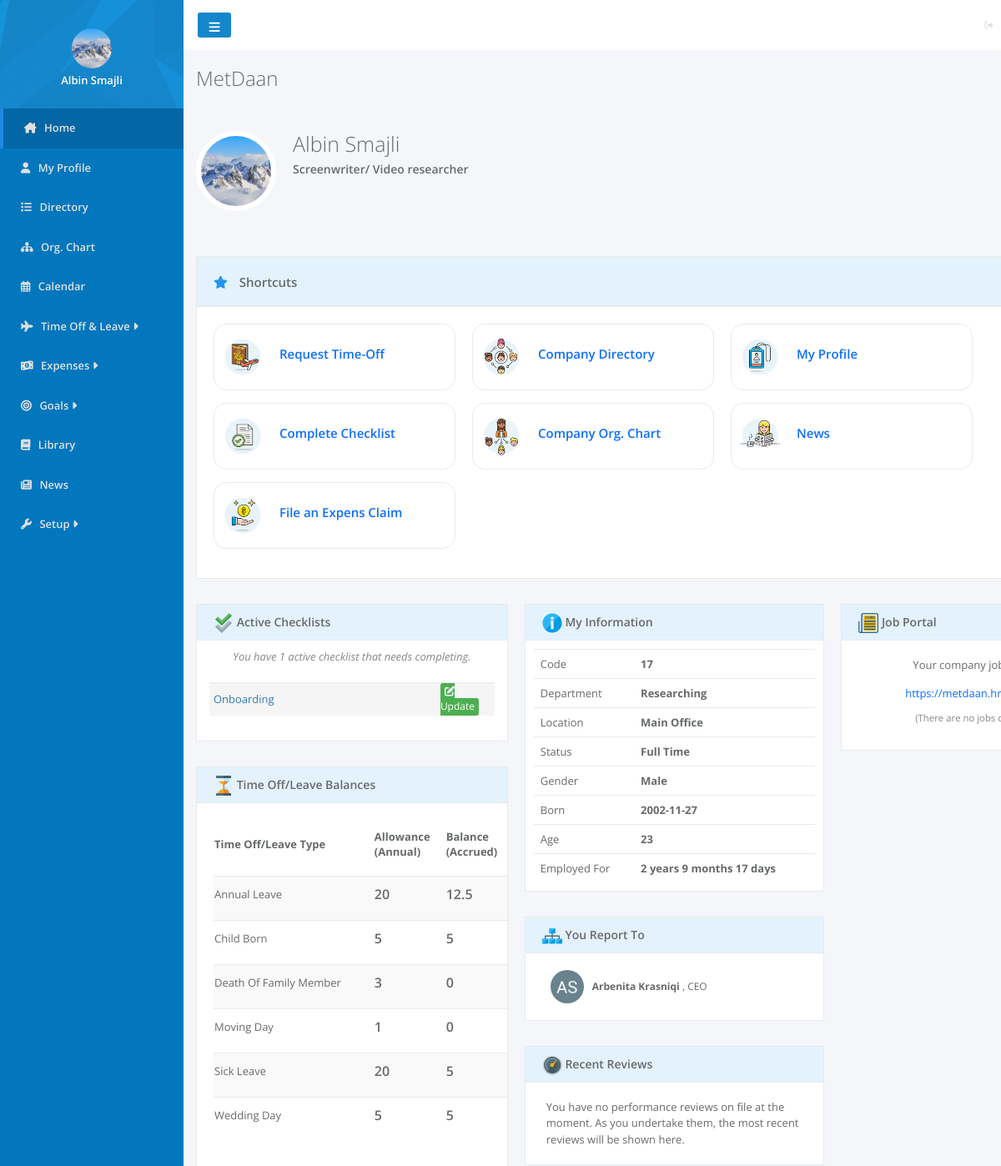
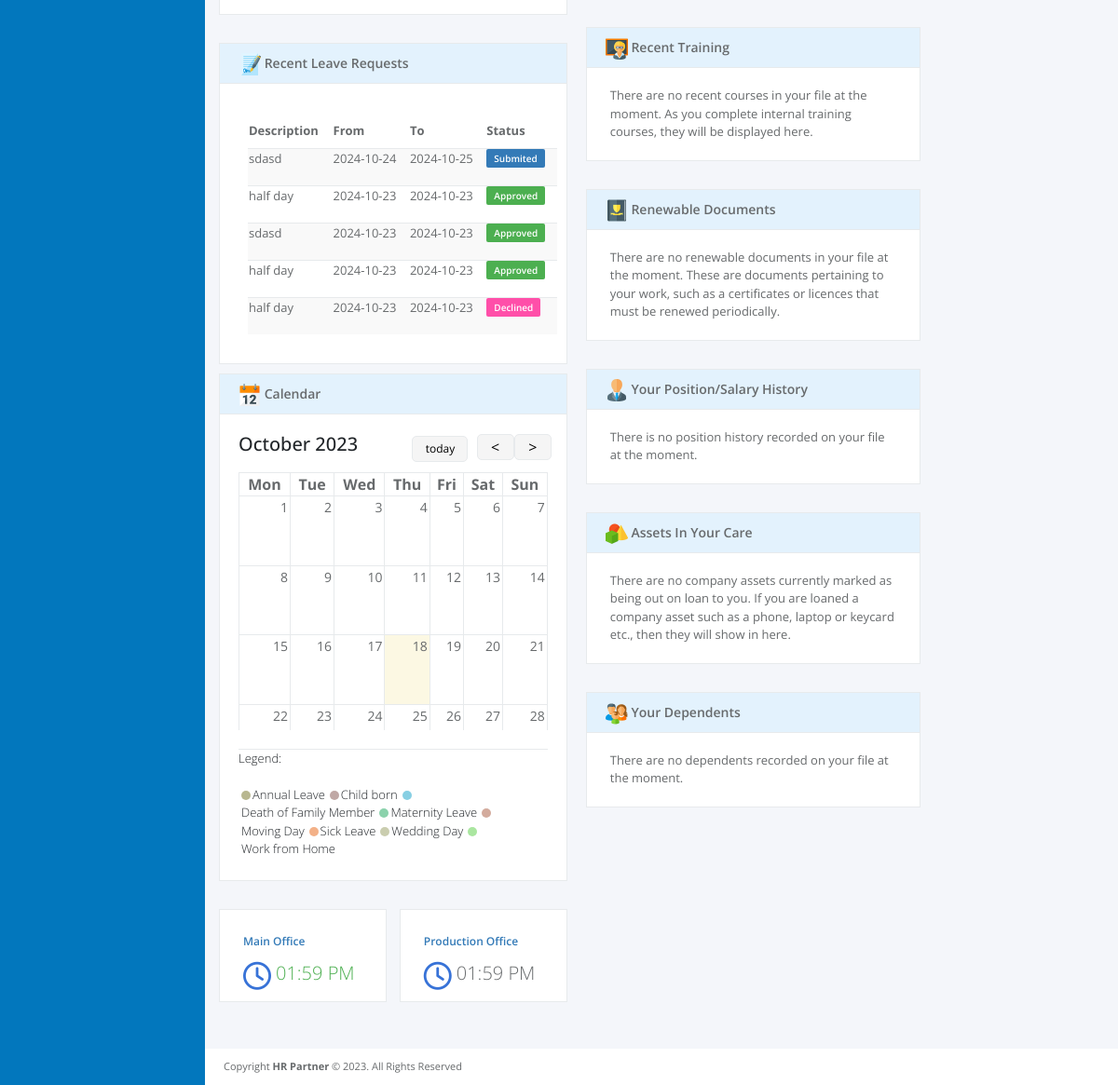
/pages/home.php (signed in), run on the app's committed database (2 pictures, top to bottom).
### tables this page shows
CREATE TABLE `users` (
  `user_id` int(100) NOT NULL,
  `image` varchar(500) DEFAULT NULL,
  `name` varchar(200) NOT NULL,
  `surname` varchar(200) NOT NULL,
  `email` varchar(200) NOT NULL,
  `password` varchar(500) NOT NULL,
  `Position_ID` int(11) DEFAULT NULL,
  `Departament_ID` int(11) DEFAULT NULL,
  `role` int(11) NOT NULL,
  `location` varchar(100) DEFAULT NULL,
  `status` varchar(100) DEFAULT NULL,
  `report_to` int(11) DEFAULT NULL,
  `gender` varchar(10) DEFAULT NULL,
  `born` date DEFAULT NULL,
  `started` date DEFAULT NULL,
  `company` int(11) DEFAULT NULL
);

CREATE TABLE `amountoftimeoff` (
  `id` int(11) NOT NULL,
  `allowance` double NOT NULL,
  `balance` double NOT NULL,
  `planned` double NOT NULL,
  `available` double DEFAULT NULL,
  `time_off_type` int(11) DEFAULT NULL,
  `user_id` int(11) DEFAULT NULL
);

CREATE TABLE `timeofftype` (
  `id` int(11) NOT NULL,
  `time_off` varchar(100) DEFAULT NULL,
  `company_id` int(11) DEFAULT NULL
);

CREATE TABLE `timeoffrequests` (
  `request_id` int(11) NOT NULL,
  `User_ID` int(11) NOT NULL,
  `Head_ID` int(11) NOT NULL,
  `leave_type` varchar(500) NOT NULL,
  `from` date NOT NULL,
  `to` date NOT NULL,
  `duration` double NOT NULL,
  `short_description` varchar(500) NOT NULL,
  `reason` varchar(500) NOT NULL,
  `status` varchar(100) NOT NULL,
  `checkedby` int(11) DEFAULT NULL,
  `checkDate` date DEFAULT NULL,
  `created` date DEFAULT NULL
);

CREATE TABLE `position` (
  `position_id` int(11) NOT NULL,
  `position_name` varchar(100) NOT NULL,
  `company_id` int(11) NOT NULL
);

### pages/home.php (the view, shortened to what the rows shown need)
<?php
require_once '../config.php';
require 'Calendar.php';
$userId = $_SESSION['user_id'];
$companyId = $_SESSION['company'];
$calendar = new Calendar(new CurrentDate(), new CalendarDate());
$calendar->setSundayFirst(false);
$calendar->create();
$currentTime = date('h:i A');
$timeoffQuery = "SELECT * FROM timeofftype LEFT JOIN amountoftimeoff ON timeofftype.id = amountoftimeoff.time_off_type
    where company_id=$companyId and user_id=$userId
    ORDER BY timeofftype.time_off ASC";
$prep = $con->prepare($timeoffQuery);
$prep->execute();
$timeoffs = $prep->fetchAll();
$sql = "  SELECT * FROM users WHERE User_ID = $userId";
$prep = $con->prepare($sql);
$prep->execute();
$data2 = $prep->fetch();
$leaderID = $_SESSION['report_to'];
$sql = "SELECT * from users
        LEFT JOIN position ON users.Position_ID = position.position_id
        LEFT JOIN departament ON users.Departament_ID = departament.departament_id
        WHERE User_ID = $leaderID";
$prep = $con->prepare($sql);
$prep->execute();
$leaderData = $prep->fetch();
$leaderName = $leaderData["name"];
$leaderSurname = $leaderData["surname"];
$leaderPosition = $leaderData["position_name"];
$sql = "SELECT * From timeoffrequests
    WHERE User_ID =$userId
    ORDER BY timeoffrequests.request_id DESC LIMIT 0, 5";
$prep = $con->prepare($sql);
$prep->execute();
$requestDatas = $prep->fetchAll();
?>
<head>
    <link href="https://cdn.jsdelivr.net/npm/bootstrap@5.3.1/dist/css/bootstrap.min.css" rel="stylesheet"
>
    <link rel="stylesheet" href="../css/home.css">
</head>
<body>
    <div>
        <?php include '../template/sidebar.php' ?>
    </div>
    <div id="main">
        <div class="name">
            <?php echo "<h2>" . $_SESSION['company_name'] . "</h2>"; ?>
        </div>
        <div class="homeHead">
            <div class="image">
                <img src="../userIMG/<?= $data2['image'] ?>" alt="" width="120px" height="120px">
            </div>
            <div class="peronal">
                <?php echo '<h2>' . $_SESSION['name'] . '</h2>'; ?>
            </div>
        </div>
        <div class="thirdContainer">
            <div class="leftDiv">
                <div class="timeOff">
                    <div class="timeOffBody">
                        <table class="leavs">
                            <thead>
                                <tr>
                                    <td>Time Off/Leave Type</td>
                                    <td>Allowance <br> (Annual)</td>
                                    <td>Balance <br> (Accrued)</td>
                                </tr>
                            </thead>
                            <tbody>
                                <?php foreach ($timeoffs as $timeoff): ?>
                                    <tr>
                                        <td class="leavType"><?= $timeoff['time_off'] ?> </td>
                                        <td><?= $timeoff['allowance'] ?></td>
                                        <td><?= $timeoff['balance'] ?></td>
                                    </tr>
                                <?php endforeach; ?>
                            </tbody>
                        </table>
                    </div>
                </div>
                <div class="recentLeaveRequests">
                    <div class="recentLeaveRequestsBody">
                        <table class="recentLeave">
                            <thead>
                                <tr>
                                    <td>Description</td>
                                    <td>From</td>
                                    <td>To</td>
                                    <td>Status</td>
                                </tr>
                            </thead>
                            <tbody>
                                <?php foreach ($requestDatas as $requestData): ?>
                                    <tr>
                                        <td>
                                            <?= $requestData['short_description'] ?>
                                        </td>
                                        <td>
                                            <?= $requestData['from'] ?>
                                        </td>
                                        <td>
                                            <?= $requestData['to'] ?>
                                        </td>
                                        <td>
                                            <?php if ($requestData['status'] == 'Submited') { ?>
                                                <span class='submited'>
                                                    <?= $requestData['status'] ?>
                                                </span>
                                            <?php } elseif ($requestData['status'] == 'Approved') { ?>
                                                <span class='approved'>
                                                    <?= $requestData['status'] ?>
                                                </span>
                                            <?php } elseif ($requestData['status'] == 'Declined') { ?>
                                                <span class='decline'>
                                                    <?= $requestData['status'] ?>
                                                </span>
                                            <?php } ?>
                                        </td>
                                    </tr>
                                <?php endforeach; ?>
                            </tbody>
                        </table>
                    </div>
                </div>
                <div class="Calendar">
                    <div class="calendarBody">
                        <div class="calendarTableDiv">
                            <table class="calendarTable">
                                <thead>
                                    <?php foreach ($calendar->getDayLabels() as $dayLabel): ?>
                                        <th>
                                            <?php echo $dayLabel ?>
                                        </th>
                                    <?php endforeach; ?>
                                </thead>
                            </table>
                        </div>
                    </div>
                </div>
                <div class="clocks">
                    <div class="clock1">
                        <div class="clock1-2">
                            <?php echo '<h2>' . $currentTime . '</h2>' ?>
                        </div>
                    </div>
                    <div class="clock2">
                        <div class="clock2-2">
                            <?php echo '<h2>' . $currentTime . '</h2>' ?>
                        </div>
                    </div>
                </div>
            </div>
            <div class="midDiv">
                <div class="MyInfo">
                    <div class="MyInfoBody">
                        <div class="MyInfoContent">
                            <table class="personalInfo">
                                <tbody>
                                    <tr>
                                        <?php echo '<th>' . $_SESSION['user_id'] . '</th>'; ?>
                                    </tr>
                                    <tr>
                                        <?php echo '<th>' . $_SESSION['departament'] . '</th>'; ?>
                                    </tr>
                                    <tr>
                                        <?php echo '<th>' . $_SESSION['location'] . '</th>'; ?>
                                    </tr>
                                    <tr>
                                        <?php echo '<th>' . $_SESSION['status'] . '</th>'; ?>
                                    </tr>
                                    <tr>
                                        <?php if ($_SESSION['gender'] == null) {
                                            echo '<th>  N/A  </th>';
                                        } else {
                                            echo '<th>' . $_SESSION['gender'] . '</th>';
                                        } ?>
                                    </tr>
                                    <tr>
                                        <?php echo '<th>' . $_SESSION['born'] . '</th>'; ?>
                                    </tr>
                                    <tr>
                                        <td>Age</td>
                                        <?php
                                        if (!$_SESSION['born'] == null) {
                                            $currentDate = gmdate('Y-m-d');
                                            $currentDate = date_create($currentDate);
                                            $birthDay = $data2['born'];
                                            $birthDay = date_create($birthDay);
                                            $mosha = date_diff($birthDay, $currentDate);
                                            echo '<th>' . $mosha->y . '</th>';
                                        } else {
                                            echo '<th>  N/A  </th>';
                                        } ?>
                                    </tr>
                                    <tr>
                                        <td>Employed For</td>
                                        <?php
                                        $currentDate = gmdate('Y-m-d');
                                        $currentDate = date_create($currentDate);
                                        $startedDate = $data2['started'];
                                        $startedDate = date_create($startedDate);
                                        $worksFor = date_diff($startedDate, $currentDate);
                                        echo '<th>' . $worksFor->y . ' years ' . $worksFor->m . ' months ' . $worksFor->d . ' days' . '</th>';
                                        ?>
                                    </tr>
                                </tbody>
                            </table>
                        </div>
                    </div>
                </div>
                <div class="ReportsTo">
                    <div class="ReportsToBody">
                        <img src="../images/albin-smajli.png" alt="">
                        <p><Strong><?= $leaderName ?> <?= $leaderSurname ?> </Strong> , <?= $leaderPosition ?></p>
                    </div>
                </div>
            </div>
        </div>
    </div>
</body>
</html>

### template/sidebar.php (shortened to what the rows shown need)
<?php $sql = "SELECT u.user_id, u.image from users u where user_id=$userId";
$prep = $con->prepare($sql);
$prep->execute();
$userImages = $prep->fetchAll();
?>
<head>
    <link rel="stylesheet" href="../css/index.css">
</head>
<div id="sidebar">
    <ul id="sidebarElements">
        <li id="profile">
            <div class="profile-element">
                <span class="profile-element-image">
                    <?php foreach ($userImages as $userImage): ?>
                        <img src="../userIMG/<?= $userImage['image'] ?>" alt="">
                    <?php endforeach; ?>
                </span>
            </div>
        </li>
    </ul>
</div>

### data on the page
users: image (picture), born "23", started "2", started "9", started.user_id "17"
amountoftimeoff: time_off_type.time_off "Annual Leave", allowance "20", balance "12.5"
amountoftimeoff: time_off_type.time_off "Child Born", allowance "5", balance "5"
amountoftimeoff: time_off_type.time_off "Death Of Family Member", allowance "3", balance "0"
amountoftimeoff: time_off_type.time_off "Moving Day", allowance "1", balance "0"
amountoftimeoff: time_off_type.time_off "Sick Leave", allowance "20", balance "5"
amountoftimeoff: time_off_type.time_off "Wedding Day", allowance "5", balance "5"
timeoffrequests: short_description "sdasd", from "2024-10-24", to "2024-10-25", status "Submited"
timeoffrequests: short_description "half day", from "2024-10-23", to "2024-10-23", status "Approved"
timeoffrequests: short_description "sdasd", from "2024-10-23", to "2024-10-23", status "Approved"
timeoffrequests: short_description "half day", from "2024-10-23", to "2024-10-23", status "Approved"
timeoffrequests: short_description "half day", from "2024-10-23", to "2024-10-23", status "Declined"
users: name "Arbenita", surname "Krasniqi", Position_ID.position_name "CEO"

### other printed values
$userName "Albin Smajli"
$_SESSION['company_name'] "MetDaan"
$_SESSION['name'] "Albin Smajli"
$_SESSION['position'] "Screenwriter/ Video researcher"
$dayLabel "Mon"
$dayLabel "Tue"
$dayLabel "Wed"
$dayLabel "Thu"
$dayLabel "Fri"
$dayLabel "Sat"
$dayLabel "Sun"
$day['dayNumber'] "1"
$day['dayNumber'] "2"
$day['dayNumber'] "3"
$day['dayNumber'] "4"
